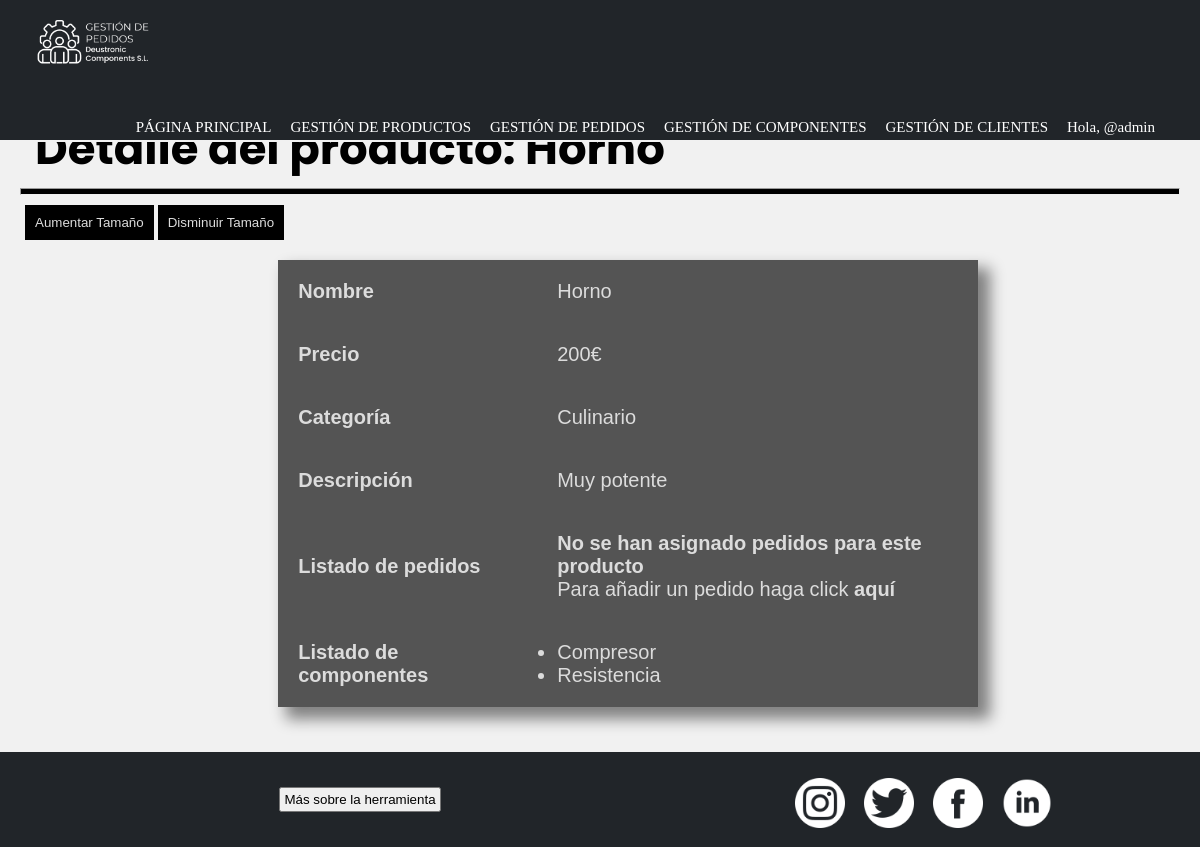
Page /gestionDePedidos/detalleProducto/11/ (signed in) on the committed database.
### appGestionDePedidos/models.py (models this page shows, shortened)
class Producto(models.Model):
    precio = models.IntegerField()
    nombre = models.CharField(max_length=50)
    descripcion = models.TextField(max_length=50)
    categoria = models.CharField(max_length=50)
    componentes = models.ManyToManyField(Componente, through = 'Consta') #esto nos crea la tabla intermedia de la n-m invisible producto-componente

class Componente(models.Model):
    nombre = models.CharField(max_length=50)
    marca = models.CharField(max_length=50)

### appGestionDePedidos/views.py (the view)
# urls.py: path('detalleProducto/<int:pk>/', ProductoDetailView.as_view(), name = 'detalleProducto'),
class ProductoDetailView(PermissionRequiredMixin, DetailView):
        permission_required = 'appGestionDePedidos.view_producto'
        model = Producto
        template_name = 'detalleProducto.html'
        context_object_name = 'detalle_producto'

### appGestionDePedidos/templates/DetalleProducto.html (shortened to what this page needs)
{% extends "base.html" %}
{% load static %}
{% block content %}
    <header>
        <h2 class="pagSecundarias">Detalle del producto: {{detalle_producto.nombre}}</h2>
        <hr>
    </header>
    <div id="botones">
        <button id="aumentarTamaño">Aumentar Tamaño</button>
        <button id="disminuirTamaño">Disminuir Tamaño</button>
    </div>
    <div class="detalle">
        <table id="texto">
            <tr>
                <th>Nombre</th>
                <td>{{ detalle_producto.nombre }}</td>
            </tr>
            <tr>
                <th>Precio</th>
                <td>{{ detalle_producto.precio }}€</td>
            </tr>
            <tr>
                <th>Categoría</th>
                <td>{{ detalle_producto.categoria }}</td>
            </tr>
            <tr>
                <th>Descripción</th>
                <td>{{ detalle_producto.descripcion }}</td>
            </tr>
            <tr>
                <th>Listado de pedidos</th>
                <td>
                    {% if detalle_producto.compone_set.all %}
                        <ul>
                            {% for pedidos in detalle_producto.compone_set.all %}
                                <li>{{pedidos.pedido}} cant.:{{pedidos.cantidad}}</li>
                            {% endfor %}
                        </ul>
                    {% else %}
                        <h4>No se han asignado pedidos para este producto</h4>
                        {% if perms.appGestionDePedidos.add_compone %}
                            <p>Para añadir un pedido haga click <a href="{% url 'anyadirPedidoProducto' %}">aquí</a></p>
                        {% endif %}
                    {% endif %}
                </td>
            </tr>
            <tr>
                <th>Listado de componentes</th>
                <td>
                    {% if detalle_producto.componentes.all %}
                        <ul>
                            {% for componentes in detalle_producto.componentes.all %}
                                <li>{{componentes.nombre}}</li>
                            {% endfor %}
                        </ul>
                    {% else %}
                        <h4>No se han asignado componentes para este producto</h4>
                        {% if perms.appGestionDePedidos.add_consta %}
                            <p>Para asignar un componente haga click <a href="{% url 'anyadirComponenteProducto' %}">aquí</a></p>
                        {% endif %}
                    {% endif %}
                </td>
            </tr>
        </table>
    </div>
{% endblock %}

### appGestionDePedidos/templates/base.html (shortened to what this page needs)
<!DOCTYPE html>
{% load static %}
<html lang="es">
<head>
    <link rel="stylesheet" href="{% static 'CSS/style.css' %}?{% now 'U' %}">
</head>
<body>
    <header>
        <div class="nav-fijado">
            <nav class="menu">
                <img src="{% static 'IMG/logo_nav.png' %}" alt="Logo" width="150px">
                <ul>
                    <li><a href="{% url 'pagPrincipal' %}">PÁGINA PRINCIPAL</a></li>
                    <li><a href="">GESTIÓN DE PRODUCTOS</a>
                    </li>
                    <li><a href="">GESTIÓN DE PEDIDOS</a>
                    </li>
                    <li><a href="">GESTIÓN DE COMPONENTES</a>
                    </li>
                    <li><a href="">GESTIÓN DE CLIENTES</a>
                    </li>
                    {% if user.is_authenticated %}
                        <li>
                            <p>Hola, @{{ user.username }}</p>
                        </li>
                    {% else %}
                        <li>
                            <a href="{% url 'login' %}" title="Iniciar sesión"><img src="{% static 'IMG/iniciar_sesion.png' %}" width="25px" height="25px"></a>
                        </li>
                    {% endif %}
                </ul>
            </nav>
        </div>
    </header>
    <main>
        {% block content %}{% endblock %}
    </main>
    <footer class="pie">
        <div id="saberMas">
            <button id="masInfo">Más sobre la herramienta</button>
        </div>
        <div id="redes">
            <a href="https://www.instagram.com/?hl=es" title="Instagram"><img src="{% static 'IMG/instagram.png' %}" alt="Intagram" width="50px" height="50px"></a>
            <a href="https://twitter.com/?lang=es" title="Twitter"><img src="{% static 'IMG/twitter.png' %}"alt="Twitter" width="50px" height="50px"></a>
            <a href="https://es-es.facebook.com/" title="Facebook"><img src="{% static 'IMG/facebook.png' %}" alt="Facebook" width="50px" height="50px"></a>
            <a href="https://es.linkedin.com/" title="LinkedIn"><img src="{% static 'IMG/linkedin.png' %}" alt="LinkedIn" width="50px" height="50px"></a>
        </div>
    </footer>
</body>
</html>

### appGestionDePedidos/static/CSS/style.css (style rules this page uses)
* { padding: 0; margin: 0; }
.nav-fijado { width: 100%; position: fixed; z-index: 1; border-bottom: 2px solid rgb(241, 241, 241); background-color: rgb(33, 37, 41); }
.menu { margin-left: auto; margin-right: auto; font-family: "calibri"; width: 100%; }
.menu img { float: left; padding-top: 0px; padding-left: 15px; padding-bottom: 0px; }
.menu ul { margin: auto; list-style: none; padding-right: 30px; float: right; }
.menu li { display: inline-block; }
.menu li a { text-decoration: none; color: white; font-size: 15px; padding-top: 30px; padding-right: 15px; transition: color 0.4s; display: table-cell; vertical-align: middle; }
.menu li p { text-decoration: none; color: white; font-size: 15px; padding-top: 35px; padding-right: 15px; display: table-cell; vertical-align: middle; }
.pie { background-color: rgb(33, 37, 41); min-height: 95px; height: 100%; width: 100%; bottom: 0; clear: right; clear: left; display: flex; align-items: center; }
.pie #redes { margin-left: 60px; }
.pie #saberMas { text-align: center; width: 700px; padding: 10px; font-family: "poppins", Arial, Helvetica, sans-serif; font-size: 15px; color: gainsboro; }
.pie #saberMas button { padding: 3px; }
.pie img { margin-top: 10px; margin-left: 15px; }
body { height: 100%; background-color: rgb(241, 241, 241); }
main { min-height: 521px; height: 100%; padding: 15px; }
main h2 { padding: 20px; font-family: "poppins", Arial, Helvetica, sans-serif; font-size: 45px; color: black; }
.pagSecundarias { padding-top: 100px; }
hr { margin: auto; margin-top: -15px; height: 5px; width: 99%; background-color: black; }
#botones { margin: 10px; }
#botones button { padding: 10px; border: 0px; background-color: black; color: gainsboro; transition: background-color 1s; }
.detalle { padding: 30px; padding-top: 10px; width: 55%; margin: auto; }
.detalle table { border-collapse: collapse; border-spacing: 0; box-shadow: 10px 10px 14px 2px rgba(0,0,0,0.47); font-family: "calibri", Verdana, Geneva, Tahoma, sans-serif; font-size: 20px; color: gainsboro; width: 700px; text-align: left; background-color: rgba(0, 0, 0, 0.65); }
.detalle tr { transition: background-color 1s; }
.detalle th, td { padding: 20px; }
.detalle p a { font-weight: 800; text-decoration: none; color: gainsboro; transition: color 0.4s; }

### rows in the picture
Producto: nombre "Horno", precio "200", categoria "Culinario", descripcion "Muy potente"
Componente: nombre "Compresor"
Componente: nombre "Resistencia"

### other values in the picture
{{ user.username }} "admin"
